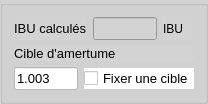
      <widget class="QGroupBox" name="general3GroupBox">
       <property name="maximumSize">
        <size>
         <width>260</width>
         <height>16777215</height>
        </size>
       </property>
       <property name="styleSheet">
        <string notr="true">background-color:lightgray</string>
       </property>
       <property name="title">
        <string/>
       </property>
       <layout class="QVBoxLayout" name="verticalLayout_10">
        <item>
         <layout class="QHBoxLayout" name="horizontalLayout_33">
          <item>
           <widget class="QLabel" name="calculateIBULabel">
            <property name="minimumSize">
             <size>
              <width>64</width>
              <height>0</height>
             </size>
            </property>
            <property name="font">
             <font>
              <pointsize>10</pointsize>
             </font>
            </property>
            <property name="text">
             <string>IBU calculés</string>
            </property>
           </widget>
          </item>
          <item>
           <widget class="QLineEdit" name="calculatedIBUEdit">
            <property name="enabled">
             <bool>false</bool>
            </property>
            <property name="maximumSize">
             <size>
              <width>64</width>
              <height>16777215</height>
             </size>
            </property>
            <property name="font">
             <font>
              <pointsize>10</pointsize>
             </font>
            </property>
            <property name="styleSheet">
             <string notr="true">color:black</string>
            </property>
           </widget>
          </item>
          <item>
           <widget class="QLabel" name="calculatedIBUUnitLabel">
            <property name="text">
             <string>IBU</string>
            </property>
           </widget>
          </item>
         </layout>
        </item>
        <item>
         <widget class="QLabel" name="targetIBULabel">
          <property name="font">
           <font>
            <pointsize>10</pointsize>
           </font>
          </property>
          <property name="text">
           <string>Cible d'amertume</string>
          </property>
         </widget>
        </item>
        <item>
         <layout class="QHBoxLayout" name="horizontalLayout_34">
          <item>
           <widget class="QLineEdit" name="targetIBUEdit">
            <property name="maximumSize">
             <size>
              <width>64</width>
              <height>16777215</height>
             </size>
            </property>
            <property name="font">
             <font>
              <pointsize>10</pointsize>
             </font>
            </property>
            <property name="styleSheet">
             <string notr="true">background-color:white</string>
            </property>
            <property name="text">
             <string>1.003</string>
            </property>
           </widget>
          </item>
          <item>
           <widget class="QCheckBox" name="targetIBUCheckBox">
            <property name="maximumSize">
             <size>
              <width>120</width>
              <height>16777215</height>
             </size>
            </property>
            <property name="font">
             <font>
              <pointsize>10</pointsize>
             </font>
            </property>
            <property name="styleSheet">
             <string notr="true">background-color:white</string>
            </property>
            <property name="text">
             <string>Fixer une cible</string>
            </property>
           </widget>
          </item>
         </layout>
        </item>
       </layout>
      </widget>
